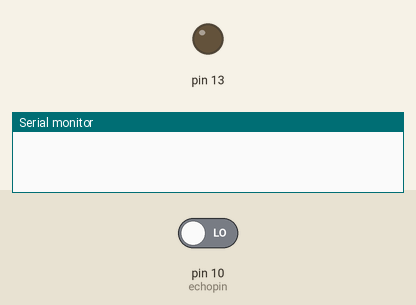
This sketch was run on a simulated Arduino Uno, built with avr-gcc and run on an emulated ATmega328P. On the bench: output pins drawn as LEDs (lit = HIGH), the last lines printed to the serial monitor. Inputs (shaded band) come from the test bench; at power-on: pin 10 (echopin) LOW. Pins used as bus, display or sensor lines are not drawn.

Above: at 0.1 s.
At 1.1 s:
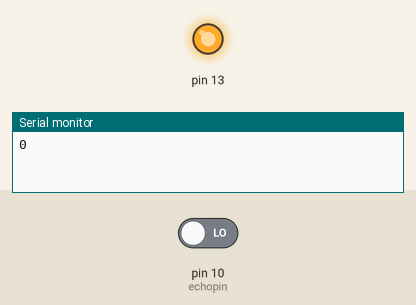
Timing chart, 0 to 2.6 s (numbered marks = the images above):
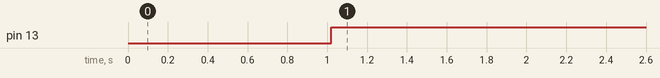

Measured:
- by itself, pin 13: LOW → HIGH at 1.0 s

The sketch:

ultrasonic_sensor.ino
```cpp
// C++ code
//
int trigpin = 11;
int echopin = 10;
void setup()
{
  Serial.begin(6900);
  pinMode(13,OUTPUT);
  pinMode(trigpin,OUTPUT);
  pinMode(echopin,INPUT);

}

void loop()
{

int dist = 0.01723*ultrasonic(11,10);
 Serial.println(dist);
  if(dist<150){
digitalWrite(13,HIGH);
  }
  else{
 digitalWrite(13,LOW);
  }

}

int ultrasonic(int trigpin,int echopin){

  digitalWrite(trigpin,LOW);
  delay(10);
  digitalWrite(trigpin,HIGH);
  delay(10);
  digitalWrite(trigpin,LOW);


 return pulseIn(echopin,HIGH);
}
```
